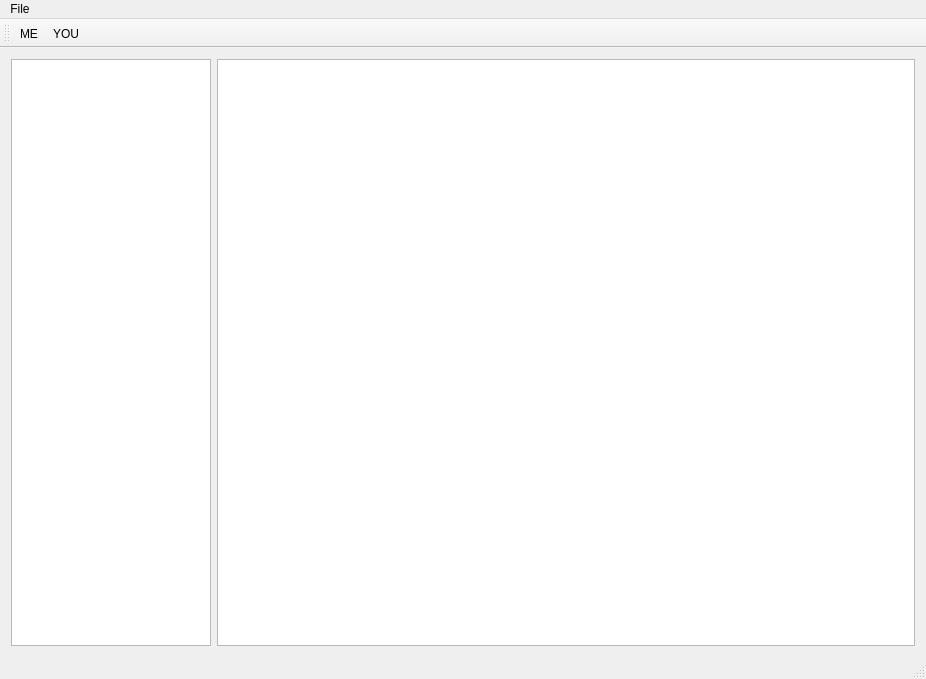
<?xml version="1.0" encoding="UTF-8"?>
<ui version="4.0">
 <class>MainWindow</class>
 <widget class="QMainWindow" name="MainWindow">
  <property name="geometry">
   <rect>
    <x>0</x>
    <y>0</y>
    <width>926</width>
    <height>679</height>
   </rect>
  </property>
  <property name="windowTitle">
   <string>PixInterpreter</string>
  </property>
  <property name="windowIcon">
   <iconset resource="icons/icons.qrc">
    <normaloff>:/new/icons/favicon.ico</normaloff>:/new/icons/favicon.ico</iconset>
  </property>
  <widget class="QWidget" name="centralWidget">
   <layout class="QHBoxLayout" name="horizontalLayout">
    <item>
     <widget class="QTreeView" name="treeView">
      <property name="sizePolicy">
       <sizepolicy hsizetype="Fixed" vsizetype="Expanding">
        <horstretch>0</horstretch>
        <verstretch>0</verstretch>
       </sizepolicy>
      </property>
      <property name="maximumSize">
       <size>
        <width>200</width>
        <height>8000000</height>
       </size>
      </property>
     </widget>
    </item>
    <item>
     <widget class="LabelWidget" name="myGraphicsView">
      <property name="sizePolicy">
       <sizepolicy hsizetype="Expanding" vsizetype="Expanding">
        <horstretch>0</horstretch>
        <verstretch>0</verstretch>
       </sizepolicy>
      </property>
      <property name="cursor" stdset="0">
       <cursorShape>ArrowCursor</cursorShape>
      </property>
      <property name="mouseTracking">
       <bool>false</bool>
      </property>
      <property name="interactive">
       <bool>true</bool>
      </property>
     </widget>
    </item>
   </layout>
  </widget>
  <widget class="QMenuBar" name="menuBar">
   <property name="geometry">
    <rect>
     <x>0</x>
     <y>0</y>
     <width>926</width>
     <height>22</height>
    </rect>
   </property>
   <widget class="QMenu" name="menuFile">
    <property name="title">
     <string>File</string>
    </property>
    <addaction name="actionOpen_Single_Image"/>
    <addaction name="actionOpen_Images"/>
    <addaction name="actionOpen_Video"/>
    <addaction name="separator"/>
    <addaction name="actionOutput_Setting"/>
    <addaction name="separator"/>
    <addaction name="actionClear_WorkSpace"/>
   </widget>
   <addaction name="menuFile"/>
  </widget>
  <widget class="QToolBar" name="mainToolBar">
   <attribute name="toolBarArea">
    <enum>TopToolBarArea</enum>
   </attribute>
   <attribute name="toolBarBreak">
    <bool>false</bool>
   </attribute>
   <addaction name="actionME"/>
   <addaction name="actionYOU"/>
  </widget>
  <widget class="QStatusBar" name="statusBar"/>
  <action name="actionOpen_Single_Image">
   <property name="text">
    <string>Open Image</string>
   </property>
  </action>
  <action name="actionME">
   <property name="icon">
    <iconset resource="icons/icons.qrc">
     <normaloff>:/new/icons/favicon.ico</normaloff>:/new/icons/favicon.ico</iconset>
   </property>
   <property name="text">
    <string>ME</string>
   </property>
  </action>
  <action name="actionYOU">
   <property name="text">
    <string>YOU</string>
   </property>
  </action>
  <action name="actionOpen_Images">
   <property name="text">
    <string>Open Images</string>
   </property>
  </action>
  <action name="actionOpen_Video">
   <property name="text">
    <string>Open Video</string>
   </property>
  </action>
  <action name="actionOutput_Setting">
   <property name="text">
    <string>Output Setting...</string>
   </property>
  </action>
  <action name="actionClear_WorkSpace">
   <property name="text">
    <string>Close Current WorkSpace</string>
   </property>
  </action>
 </widget>
 <layoutdefault spacing="6" margin="11"/>
 <customwidgets>
  <customwidget>
   <class>LabelWidget</class>
   <extends>QGraphicsView</extends>
   <header>labelwidget.h</header>
  </customwidget>
 </customwidgets>
 <resources>
  <include location="icons/icons.qrc"/>
 </resources>
 <connections/>
</ui>
